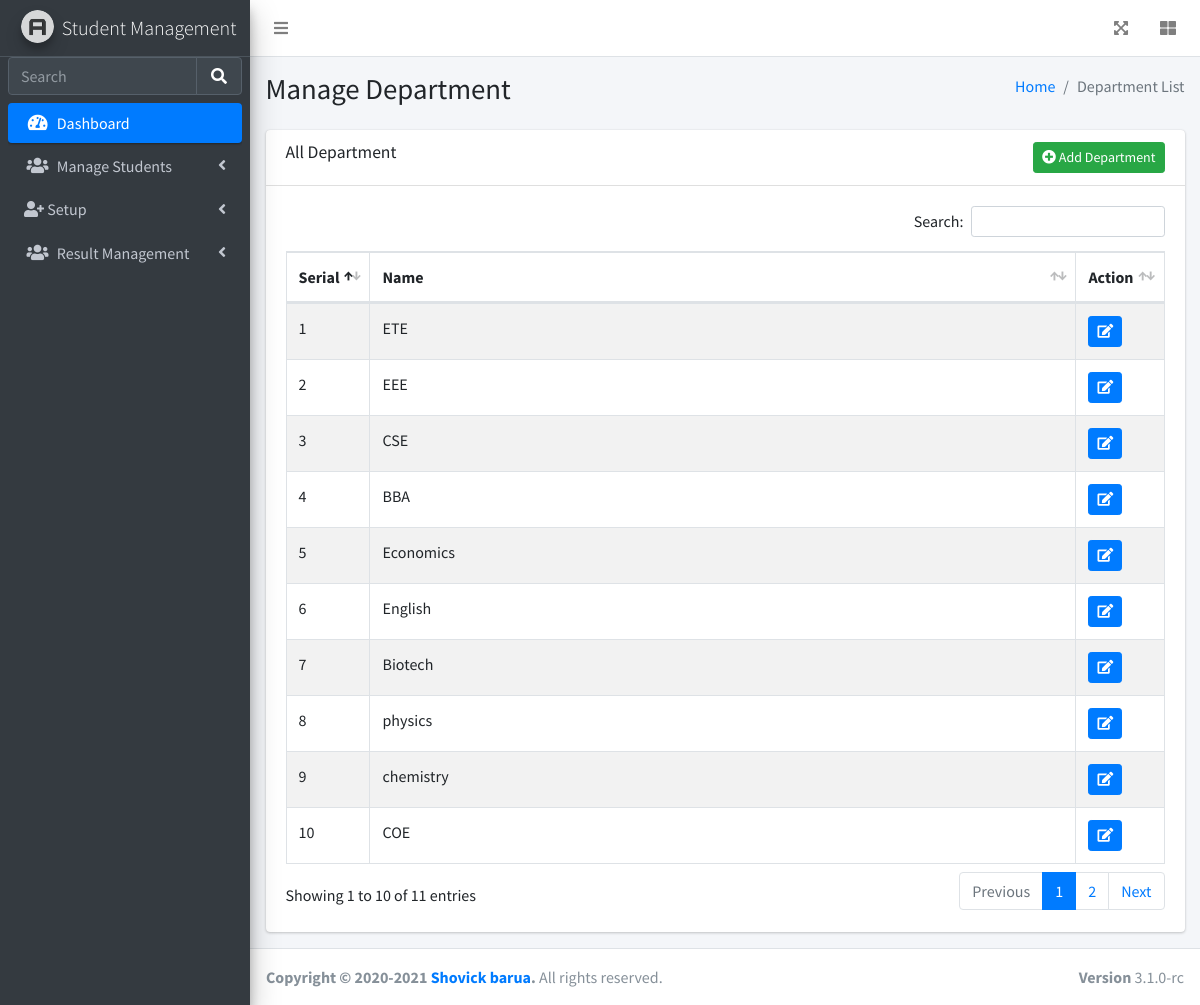
/dept_list.php (signed in), run on the app's committed database.
### tables this page shows
CREATE TABLE `stugroup` (
  `id` int(11) NOT NULL,
  `name` varchar(255) NOT NULL
);

### dept_list.php (the view, shortened to what this page needs)
<?php
include('includes/header.php');
include('includes/menu.php');
?>
  <div class="content-wrapper">
    <div class="content-header">
      <div class="container-fluid">
        <div class="row mb-2">
          <div class="col-sm-6">
            <h1 class="m-0">Manage Department</h1>
          </div>
          <div class="col-sm-6">
            <ol class="breadcrumb float-sm-right">
              <li class="breadcrumb-item"><a href="#">Home</a></li>
              <li class="breadcrumb-item active">Department List</li>
            </ol>
          </div>
        </div>
      </div>
    </div>
    <div class="content">
      <div class="container-fluid">
		<div class="row">
			<div class="col-lg-12">
				<div class="card">
				  <div class="card-header">
					<h3 class="card-title">All Department</h3>
					<a href="add_department.php" class="btn btn-success float-right btn-sm"><i class="fa fa-plus-circle"></i> Add Department </a>
				  </div>
					<div class="card-body">
						<table id="example1" class="table table-bordered table-striped">
						  <thead>
						  <tr>
							<th width="7%">Serial</th>
							<th>Name</th>
							<th width="10%">Action</th>
						  </tr>
						  </thead>
						  <tbody>
						  <?php
							$sql = "select * from stugroup";
							$result = $con->query($sql);
							$index=1;
							if($result->num_rows > 0){
							  while($row = $result->fetch_assoc()){
							?>
							  <tr>
								<td><?php echo $index++; ?></td>
								<td><?php echo $row['name']; ?></td>
								<td>
								<a title="Edit" id ="edit"href="add_department.php?id=<?php echo $row['id']; ?>" class="btn btn-primary btn-sm"><i class="fa fa-edit"></i></a>
								</td>
							  </tr>
							<?php
							  }
							}
						  ?>
						  </tbody>
						</table>
					</div>
				</div>
			</div>
		</div>
      </div>
    </div>
  </div>
<?php
include('includes/footer.php');
?>

### data on the page
stugroup: name "ETE"
stugroup: name "EEE"
stugroup: name "CSE"
stugroup: name "BBA"
stugroup: name "Economics"
stugroup: name "English"
stugroup: name "Biotech"
stugroup: name "physics"
stugroup: name "chemistry"
stugroup: name "COE"
